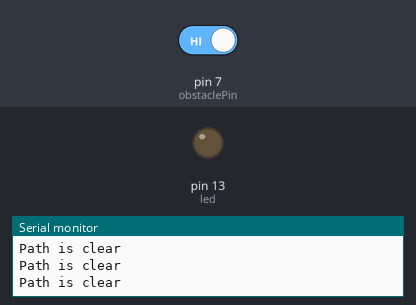
Bench run of a sketch on a simulated Arduino Uno, built with avr-gcc and run on an emulated ATmega328P. Parts: output pins drawn as LEDs (lit = HIGH), the last lines printed to the serial monitor. The inputs (shaded band) are chosen by the test bench; at power-on: pin 7 (obstaclePin) HIGH.

Above: at 1.2 s.
1.3 s: pin 7 (obstaclePin) driven LOW
At 2.2 s:
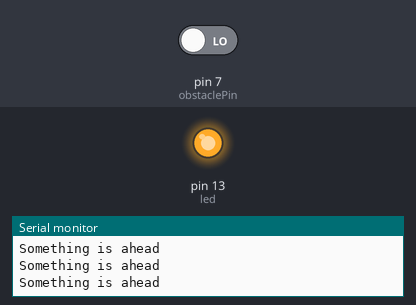
2.8 s: pin 7 (obstaclePin) driven HIGH
At 4.2 s:
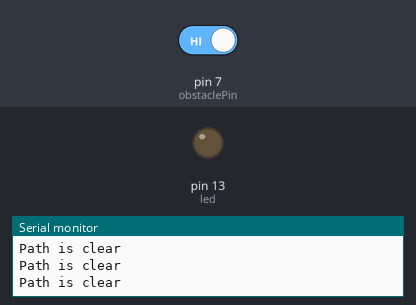
Timing chart, 0 to 5.8 s (numbered marks = the images above; inputs shaded):
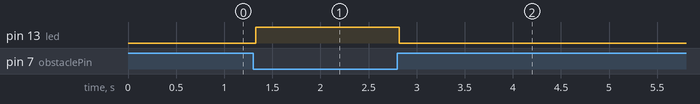

The sketch:

infrared.ino
```cpp
int led=13;
int obstaclePin=7;
int hasObstacles=HIGH;

void setup() {
  // put your setup code here, to run once:
  pinMode(led,OUTPUT);
  pinMode(obstaclePin,INPUT);
  Serial.begin(9600);
}
void loop()
{
  hasObstacles=digitalRead(obstaclePin);
  if(hasObstacles==LOW)
  {
    Serial.println("Something is ahead");
    digitalWrite(led,HIGH);
  }
  else
  {
  Serial.println("Path is clear");
  digitalWrite(led,LOW);
}
}
```

Measured:
- after the input at 1.3 s, pin 13 (led): LOW → HIGH at once
- after the input at 2.8 s, pin 13 (led): HIGH → LOW at once
